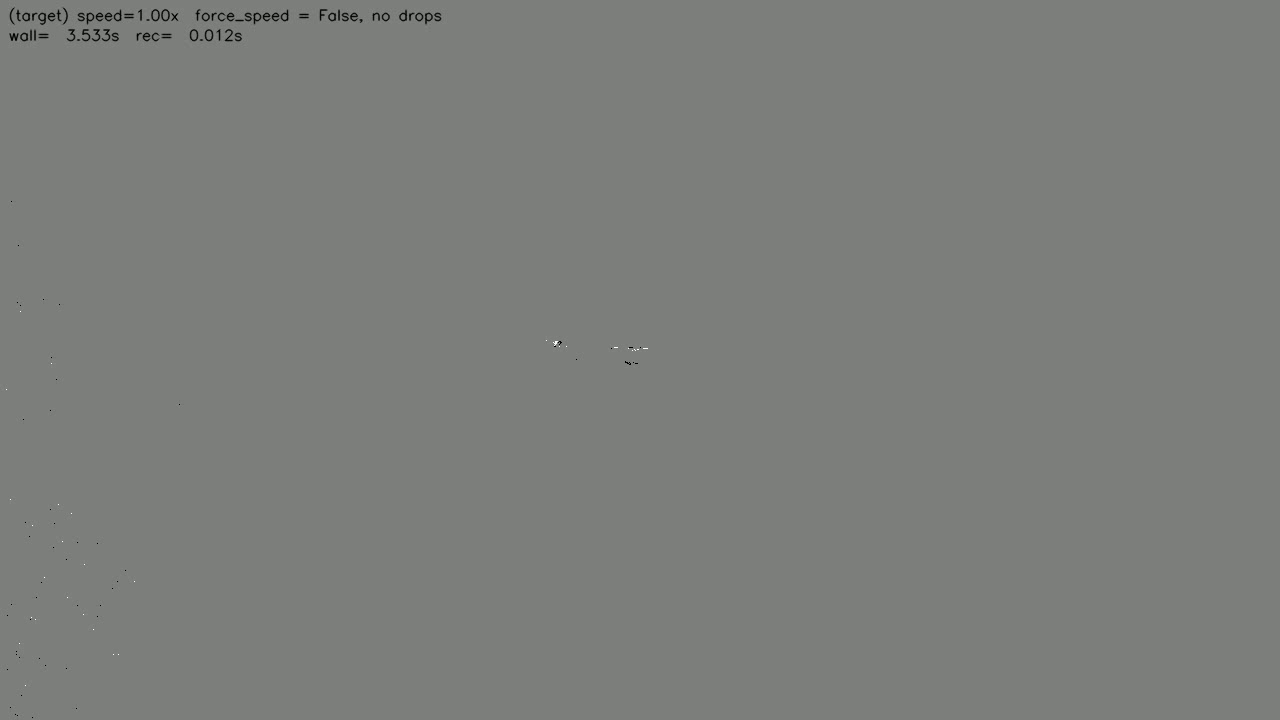
#> input picture frame 60 of rpm-calculator/drone_idle_output.mp4, 1280 x 720 px
$ python frequency.py
#> lines starting #> are read from the running program, lines starting #| are printed output that depends on the picture; after the words box and inside, x2 and y2 are one past the last pixel; in counts of white or black regions, pixels touching at a corner belong together
import cv2
import numpy as np
import matplotlib.pyplot as plt


# Load video
cap = cv2.VideoCapture("drone_idle_output.mp4")
fps = cap.get(cv2.CAP_PROP_FPS)

print(fps)

# Crop region for display (larger area to see context)
## This could be acquired from the object detection model
"""
### drone_idle
crop_x_min = 625
crop_x_max = 650
crop_y_min = 335
crop_y_max = 355

### fan
crop_x_min = 550
crop_x_max = 700
crop_y_min = 250
crop_y_max = 400
"""
crop_x_min = 625
crop_x_max = 650
crop_y_min = 335
crop_y_max = 355

crop_height = crop_y_max - crop_y_min
crop_width = crop_x_max - crop_x_min

intensity = []
frame_count = 0

print("Press 'q' to quit, 's' to start recording intensity")
recording = False

while True:
    ret, frame = cap.read()
#> frame is the input picture: shape (720, 1280, 3); mean B, G, R 122.8, 125.8, 123.8
    if not ret:
        break

    frame_count += 1

    gray = cv2.cvtColor(frame, cv2.COLOR_BGR2GRAY)

    # Crop the frame for display
    cropped = gray[crop_y_min:crop_y_max, crop_x_min:crop_x_max]
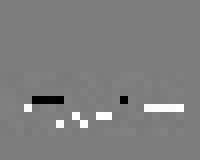
#> cropped: shape (20, 25) (shown 8 times larger); min 0, max 255, mean 126.8

    # Define rectangular ROI 5
    roi_x_min = crop_x_min + (crop_width // 2)  # right half
    roi_x_max = crop_x_max
    roi_y_min = crop_y_min                      # full height
    roi_y_max = crop_y_max                     # bottom

    # Draw rectangle on cropped frame for visualization
    roi_x_in_crop = roi_x_min - crop_x_min
    roi_y_in_crop = roi_y_min - crop_y_min
    cv2.rectangle(cropped,
                (roi_x_in_crop, roi_y_in_crop),
                (roi_x_in_crop + (roi_x_max - roi_x_min),
                roi_y_in_crop + (roi_y_max - roi_y_min)),
                (255, 255, 255), 1)
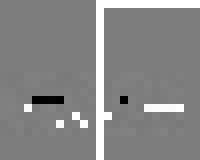
#> cropped: shape (20, 25) (shown 8 times larger); 6.2% of pixels changed, all inside (x1, y1, x2, y2) = (12, 0, 25, 20)

    cv2.imshow("Cropped View", cropped)

    # Record intensity if recording (average over entire ROI)
    # Record intensity if recording (count black pixels)
    if recording:
        roi = gray[roi_y_min:roi_y_max, roi_x_min:roi_x_max]

        intensity_value = np.mean(roi)
        intensity.append(intensity_value)

    # Keyboard controls
    key = cv2.waitKey(30) & 0xFF
#> (key q is pressed here)
    if key == ord('q'):
        break
    elif key == ord('s'):
        recording = True
        print("Started recording intensity...")
    elif key == ord('p'):
        recording = False
        print("Paused recording")

cap.release()
cv2.destroyAllWindows()

# Process intensity data if recorded
if len(intensity) > 20:
    intensity = np.array(intensity, dtype=float)

    signal = intensity - np.mean(intensity)

    fft_vals = np.abs(np.fft.rfft(signal))
    freqs = np.fft.rfftfreq(len(signal), 1 / fps)

    """
    plt.plot(freqs, fft_vals)
    plt.xlabel('Frequency (Hz)')
    plt.ylabel('Amplitude')
    plt.title('FFT of Signal')
    plt.show()
    """

    # Find strongest non-zero frequency
    peak_idx = np.argmax(fft_vals[1:]) + 1
    rot_freq_hz = freqs[peak_idx]

    # RPM calculation
    blade_count = 2   # set your blade count
    rpm = (rot_freq_hz * 60) / blade_count

    print(f"Estimated RPM: {rpm:.2f}")
    """
    # Calculate average period in frames
    if len(peak_frames) > 1:
        periods = np.diff(peak_frames)
        avg_period_frames = np.mean(periods)
        f_hz = fps / avg_period_frames
        blade_count = 3  # set your propeller blade count
        rpm = f_hz * 60 / blade_count
        print(f"Estimated RPM: {rpm:.2f}")
    else:
        print("Not enough peaks detected to estimate RPM")
else:
    print("No intensity data recorded")
    """

$ run again, starting later in the video
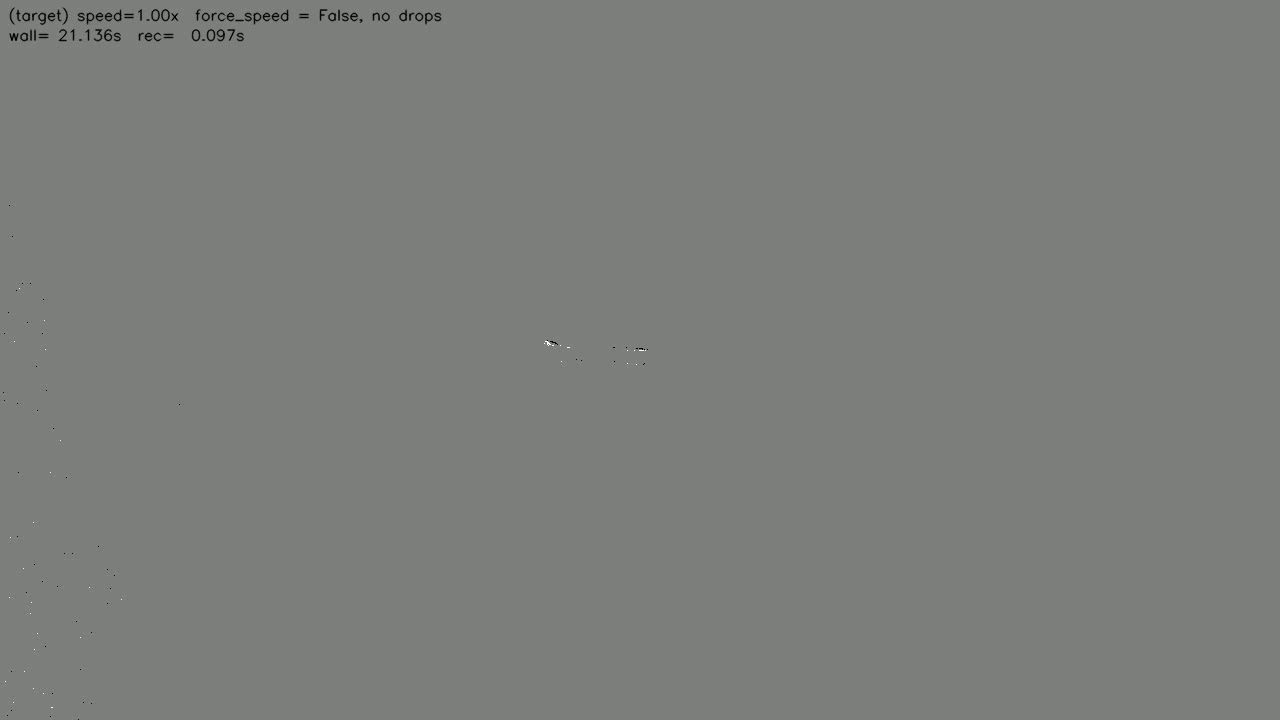
#> input picture frame 482 of rpm-calculator/drone_idle_output.mp4, 1280 x 720 px
#> frame is the input picture: shape (720, 1280, 3); mean B, G, R 122.8, 125.8, 123.8
#> `cropped = gray[crop_y_min:crop_y_max, crop_x_min:crop_x_max]`:
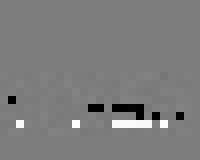
#> cropped: shape (20, 25) (shown 8 times larger); min 0, max 254, mean 124.7
#> `cv2.rectangle(cropped, (roi_x_in_crop, roi_y_in_crop), (roi_x_in_crop ..`:
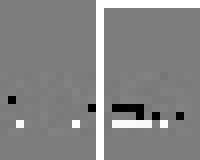
#> cropped: shape (20, 25) (shown 8 times larger); 6.4% of pixels changed, all inside (x1, y1, x2, y2) = (12, 0, 25, 20)
